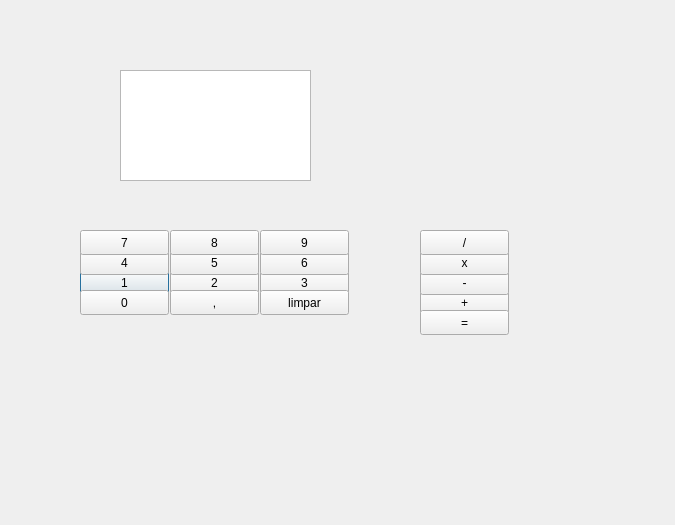
<?xml version="1.0" encoding="UTF-8"?>
<ui version="4.0">
 <class>Dialog</class>
 <widget class="QDialog" name="Dialog">
  <property name="geometry">
   <rect>
    <x>0</x>
    <y>0</y>
    <width>675</width>
    <height>525</height>
   </rect>
  </property>
  <property name="windowTitle">
   <string>Calculadora</string>
  </property>
  <widget class="QPushButton" name="pushButton">
   <property name="geometry">
    <rect>
     <x>80</x>
     <y>270</y>
     <width>89</width>
     <height>25</height>
    </rect>
   </property>
   <property name="text">
    <string>1</string>
   </property>
  </widget>
  <widget class="QPushButton" name="pushButton_2">
   <property name="geometry">
    <rect>
     <x>170</x>
     <y>270</y>
     <width>89</width>
     <height>25</height>
    </rect>
   </property>
   <property name="text">
    <string>2</string>
   </property>
  </widget>
  <widget class="QPushButton" name="pushButton_3">
   <property name="geometry">
    <rect>
     <x>260</x>
     <y>270</y>
     <width>89</width>
     <height>25</height>
    </rect>
   </property>
   <property name="text">
    <string>3</string>
   </property>
  </widget>
  <widget class="QPushButton" name="pushButton_4">
   <property name="geometry">
    <rect>
     <x>80</x>
     <y>250</y>
     <width>89</width>
     <height>25</height>
    </rect>
   </property>
   <property name="text">
    <string>4</string>
   </property>
  </widget>
  <widget class="QPushButton" name="pushButton_5">
   <property name="geometry">
    <rect>
     <x>170</x>
     <y>250</y>
     <width>89</width>
     <height>25</height>
    </rect>
   </property>
   <property name="text">
    <string>5</string>
   </property>
  </widget>
  <widget class="QPushButton" name="pushButton_6">
   <property name="geometry">
    <rect>
     <x>260</x>
     <y>250</y>
     <width>89</width>
     <height>25</height>
    </rect>
   </property>
   <property name="text">
    <string>6</string>
   </property>
  </widget>
  <widget class="QPushButton" name="pushButton_7">
   <property name="geometry">
    <rect>
     <x>80</x>
     <y>230</y>
     <width>89</width>
     <height>25</height>
    </rect>
   </property>
   <property name="text">
    <string>7</string>
   </property>
  </widget>
  <widget class="QPushButton" name="pushButton_8">
   <property name="geometry">
    <rect>
     <x>170</x>
     <y>230</y>
     <width>89</width>
     <height>25</height>
    </rect>
   </property>
   <property name="text">
    <string>8</string>
   </property>
  </widget>
  <widget class="QPushButton" name="pushButton_9">
   <property name="geometry">
    <rect>
     <x>260</x>
     <y>230</y>
     <width>89</width>
     <height>25</height>
    </rect>
   </property>
   <property name="text">
    <string>9</string>
   </property>
  </widget>
  <widget class="QPushButton" name="pushButton_10">
   <property name="geometry">
    <rect>
     <x>80</x>
     <y>290</y>
     <width>89</width>
     <height>25</height>
    </rect>
   </property>
   <property name="text">
    <string>0</string>
   </property>
  </widget>
  <widget class="QPushButton" name="pushButton_11">
   <property name="geometry">
    <rect>
     <x>170</x>
     <y>290</y>
     <width>89</width>
     <height>25</height>
    </rect>
   </property>
   <property name="text">
    <string>,</string>
   </property>
  </widget>
  <widget class="QPushButton" name="pushButton_12">
   <property name="geometry">
    <rect>
     <x>260</x>
     <y>290</y>
     <width>89</width>
     <height>25</height>
    </rect>
   </property>
   <property name="text">
    <string>limpar</string>
   </property>
  </widget>
  <widget class="QPushButton" name="pushButton_13">
   <property name="geometry">
    <rect>
     <x>420</x>
     <y>290</y>
     <width>89</width>
     <height>25</height>
    </rect>
   </property>
   <property name="text">
    <string>+</string>
   </property>
  </widget>
  <widget class="QPushButton" name="pushButton_14">
   <property name="geometry">
    <rect>
     <x>420</x>
     <y>270</y>
     <width>89</width>
     <height>25</height>
    </rect>
   </property>
   <property name="text">
    <string>-</string>
   </property>
  </widget>
  <widget class="QPushButton" name="pushButton_15">
   <property name="geometry">
    <rect>
     <x>420</x>
     <y>250</y>
     <width>89</width>
     <height>25</height>
    </rect>
   </property>
   <property name="text">
    <string>x</string>
   </property>
  </widget>
  <widget class="QPushButton" name="pushButton_16">
   <property name="geometry">
    <rect>
     <x>420</x>
     <y>230</y>
     <width>89</width>
     <height>25</height>
    </rect>
   </property>
   <property name="text">
    <string>/</string>
   </property>
  </widget>
  <widget class="QTextEdit" name="textEdit">
   <property name="geometry">
    <rect>
     <x>120</x>
     <y>70</y>
     <width>191</width>
     <height>111</height>
    </rect>
   </property>
  </widget>
  <widget class="QPushButton" name="pushButton_17">
   <property name="geometry">
    <rect>
     <x>420</x>
     <y>310</y>
     <width>89</width>
     <height>25</height>
    </rect>
   </property>
   <property name="text">
    <string>=</string>
   </property>
  </widget>
 </widget>
 <resources/>
 <connections/>
</ui>
